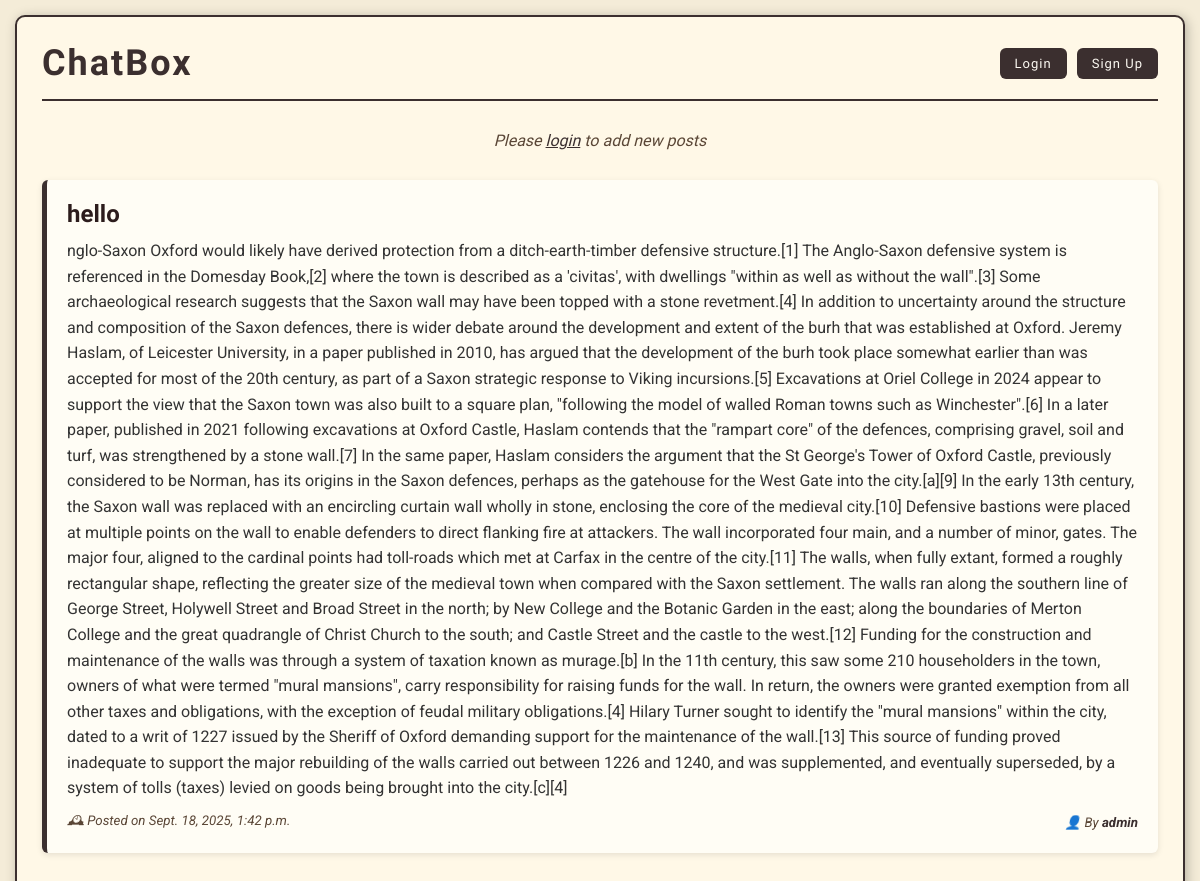
The page / on the database its author committed.
### home/models.py (models this page shows, shortened)
class Post(models.Model):
    title = models.CharField(max_length=200)
    content = models.TextField()
    author = models.ForeignKey(User, on_delete=models.CASCADE)
    created_at = models.DateTimeField(default=timezone.now)
    likes = models.ManyToManyField(User, related_name='blog_posts', blank=True)

### home/views.py (the view)
# urls.py: path('', views.index, name='index'),
def index(request):
    from django.core.paginator import Paginator
    post_list = Post.objects.all().order_by('-created_at')
    paginator = Paginator(post_list, 50)
    page_number = request.GET.get('page')
    page_obj = paginator.get_page(page_number)
    return render(request, 'home/index.html', {'page_obj': page_obj})

### home/templates/home/index.html (shortened to what this page needs)
{% load static %}
<!DOCTYPE html>
<html lang="en">
<head>
</head>
<body>
    <div class="container">
        <div class="header">
            <h1>ChatBox</h1>
            {% if user.is_authenticated %}
                <div class="user-info">
                    <div class="user-avatar">{{ user.username|first|upper }}</div>
                    <span>Welcome, {{ user.username }}!</span>
                    <div class="auth-buttons">
                        <a href="{% url 'profile' %}" class="btn btn-small">Profile</a>
                        <a href="{% url 'logout' %}" class="btn btn-small">Logout</a>
                    </div>
                </div>
            {% else %}
                <div class="auth-buttons">
                    <a href="{% url 'login' %}" class="btn btn-small">Login</a>
                    <a href="{% url 'signup' %}" class="btn btn-small">Sign Up</a>
                </div>
            {% endif %}
        </div>
        <div style="text-align:center; margin-bottom:30px;">
            {% if user.is_authenticated %}
                <a href="{% url 'add_post' %}" class="btn">Add New Post</a>
            {% else %}
                <p style="font-family: 'Georgia', serif; color: #5a4636; font-style: italic;">
                    Please <a href="{% url 'login' %}" style="color: #3b2f2f;">login</a> to add new posts
                </p>
            {% endif %}
        </div>
        {% for post in page_obj %}
        <div class="post-card">
            <h2>{{ post.title }}</h2>
            <p>{{ post.content }}</p>
            <div class="post-meta">
                <small>🕰 Posted on {{ post.created_at }}</small>
                <div style="display: flex; align-items: center; gap: 10px;">
                    {% if post.author %}
                        <small>👤 By <span class="post-author">{{ post.author.username }}</span></small>
                    {% endif %}
                </div>
            </div>
        </div>
        {% endfor %}
    </div>
</body>
</html>

### home/templates/home/index.html (style rules this page uses)
body { font-family: 'Roboto', sans-serif; background-color: #f4ecd8; margin: 0; padding: 15px; }
.container { max-width: 1900px; margin: auto; background: #fff8e7; border: 2px solid #3b2f2f; padding: 25px; box-shadow: 2px 2px 12px rgba(0, 0, 0, 0.25); border-radius: 10px; }
.header { display: flex; justify-content: space-between; align-items: center; border-bottom: 2px solid #3b2f2f; padding-bottom: 15px; margin-bottom: 30px; }
h1 { font-size: 36px; font-family: 'Georgia', serif; letter-spacing: 2px; color: #3b2f2f; margin: 0; }
.btn { background-color: #3b2f2f; color: #fdfaf3; padding: 12px 25px; border: none; border-radius: 6px; cursor: pointer; font-family: 'Georgia', serif; font-size: 15px; letter-spacing: 1px; transition: background 0.3s; text-decoration: none; display: inline-block; }
.btn-small { padding: 8px 15px; font-size: 13px; }
.post-card { padding: 20px; margin-bottom: 25px; background-color: #fffdf5; border-left: 5px solid #3b2f2f; border-radius: 6px; box-shadow: 0px 2px 6px rgba(0, 0, 0, 0.1); }
.post-card h2 { margin: 0 0 10px; font-family: 'Georgia', serif; color: #2c1c1c; }
.post-card p { margin: 0 0 10px; line-height: 1.6; color: #333; }
.post-meta { color: #5a4636; font-style: italic; display: flex; justify-content: space-between; align-items: center; margin-top: 10px; }
.post-author { font-weight: bold; color: #3b2f2f; }
.auth-buttons { display: flex; gap: 10px; align-items: center; }

### rows shown on the page
Post: title "hello", content "nglo-Saxon Oxford would likely have derived protection from a ditch-earth-timber defensive structure.[1] The Anglo-Saxon defensive system is referenced in the Domesday Book,[2] where the town is described as a 'civitas', with dwellings \"within as well as without the wall\".[3] Some archaeological research suggests that the Saxon wall may have been topped with a stone revetment.[4] In addition to uncertainty around the structure and composition of the Saxon defences, there is wider debate around the development and extent of the burh that was established at Oxford. Jeremy Haslam, of Leicester University, in a paper published in 2010, has argued that the development of the burh took place…", created_at "Sept. 18, 2025, 1:42 p.m.", author.username "admin"
